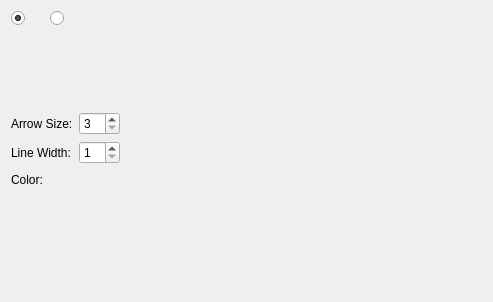
<?xml version="1.0" encoding="UTF-8"?>
<ui version="4.0">
 <class>DirectionSettingEditWidget</class>
 <widget class="QWidget" name="DirectionSettingEditWidget">
  <property name="geometry">
   <rect>
    <x>0</x>
    <y>0</y>
    <width>493</width>
    <height>302</height>
   </rect>
  </property>
  <property name="windowTitle">
   <string>Form</string>
  </property>
  <layout class="QVBoxLayout" name="verticalLayout_3">
   <item>
    <layout class="QHBoxLayout" name="horizontalLayout_5">
     <item>
      <layout class="QVBoxLayout" name="verticalLayout">
       <item>
        <widget class="QRadioButton" name="mode1to8RadioButton">
         <property name="text">
          <string/>
         </property>
         <property name="checked">
          <bool>true</bool>
         </property>
        </widget>
       </item>
       <item>
        <spacer name="verticalSpacer_2">
         <property name="orientation">
          <enum>Qt::Vertical</enum>
         </property>
         <property name="sizeHint" stdset="0">
          <size>
           <width>20</width>
           <height>40</height>
          </size>
         </property>
        </spacer>
       </item>
      </layout>
     </item>
     <item>
      <widget class="QLabel" name="mode1to8ImageLabel">
       <property name="text">
        <string/>
       </property>
       <property name="pixmap">
        <pixmap resource="../guicore.qrc">:/libs/guicore/images/dirs_1to8.png</pixmap>
       </property>
      </widget>
     </item>
     <item>
      <layout class="QVBoxLayout" name="verticalLayout_2">
       <item>
        <widget class="QRadioButton" name="mode1to128RadioButton">
         <property name="text">
          <string/>
         </property>
        </widget>
       </item>
       <item>
        <spacer name="verticalSpacer_3">
         <property name="orientation">
          <enum>Qt::Vertical</enum>
         </property>
         <property name="sizeHint" stdset="0">
          <size>
           <width>20</width>
           <height>40</height>
          </size>
         </property>
        </spacer>
       </item>
      </layout>
     </item>
     <item>
      <widget class="QLabel" name="mode1to128ImageLabel">
       <property name="text">
        <string/>
       </property>
       <property name="pixmap">
        <pixmap resource="../guicore.qrc">:/libs/guicore/images/dirs_1to128.png</pixmap>
       </property>
      </widget>
     </item>
     <item>
      <spacer name="horizontalSpacer_5">
       <property name="orientation">
        <enum>Qt::Horizontal</enum>
       </property>
       <property name="sizeHint" stdset="0">
        <size>
         <width>40</width>
         <height>20</height>
        </size>
       </property>
      </spacer>
     </item>
    </layout>
   </item>
   <item>
    <layout class="QGridLayout" name="gridLayout">
     <item row="0" column="0">
      <widget class="QLabel" name="sizeLabel">
       <property name="text">
        <string>Arrow Size:</string>
       </property>
      </widget>
     </item>
     <item row="0" column="1">
      <layout class="QHBoxLayout" name="horizontalLayout_2">
       <item>
        <widget class="QSpinBox" name="sizeSpinBox">
         <property name="minimum">
          <number>3</number>
         </property>
        </widget>
       </item>
       <item>
        <spacer name="horizontalSpacer_2">
         <property name="orientation">
          <enum>Qt::Horizontal</enum>
         </property>
         <property name="sizeHint" stdset="0">
          <size>
           <width>40</width>
           <height>20</height>
          </size>
         </property>
        </spacer>
       </item>
      </layout>
     </item>
     <item row="1" column="0">
      <widget class="QLabel" name="widthLabel">
       <property name="text">
        <string>Line Width:</string>
       </property>
      </widget>
     </item>
     <item row="1" column="1">
      <layout class="QHBoxLayout" name="horizontalLayout_4">
       <item>
        <widget class="QSpinBox" name="widthSpinBox">
         <property name="minimum">
          <number>1</number>
         </property>
         <property name="maximum">
          <number>20</number>
         </property>
        </widget>
       </item>
       <item>
        <spacer name="horizontalSpacer_4">
         <property name="orientation">
          <enum>Qt::Horizontal</enum>
         </property>
         <property name="sizeHint" stdset="0">
          <size>
           <width>40</width>
           <height>20</height>
          </size>
         </property>
        </spacer>
       </item>
      </layout>
     </item>
     <item row="2" column="0">
      <widget class="QLabel" name="colorLabel">
       <property name="text">
        <string>Color:</string>
       </property>
      </widget>
     </item>
     <item row="2" column="1">
      <layout class="QHBoxLayout" name="horizontalLayout">
       <item>
        <widget class="ColorEditWidget" name="colorWidget">
         <property name="text">
          <string/>
         </property>
        </widget>
       </item>
       <item>
        <spacer name="horizontalSpacer">
         <property name="orientation">
          <enum>Qt::Horizontal</enum>
         </property>
         <property name="sizeHint" stdset="0">
          <size>
           <width>40</width>
           <height>20</height>
          </size>
         </property>
        </spacer>
       </item>
      </layout>
     </item>
    </layout>
   </item>
   <item>
    <widget class="TransparencyWidget" name="opacityWidget" native="true"/>
   </item>
   <item>
    <spacer name="verticalSpacer">
     <property name="orientation">
      <enum>Qt::Vertical</enum>
     </property>
     <property name="sizeHint" stdset="0">
      <size>
       <width>20</width>
       <height>2</height>
      </size>
     </property>
    </spacer>
   </item>
  </layout>
 </widget>
 <customwidgets>
  <customwidget>
   <class>ColorEditWidget</class>
   <extends>QLabel</extends>
   <header>guibase/widget/coloreditwidget.h</header>
  </customwidget>
  <customwidget>
   <class>TransparencyWidget</class>
   <extends>QWidget</extends>
   <header>guibase/widget/transparencywidget.h</header>
   <container>1</container>
  </customwidget>
 </customwidgets>
 <resources>
  <include location="../guicore.qrc"/>
 </resources>
 <connections/>
</ui>
